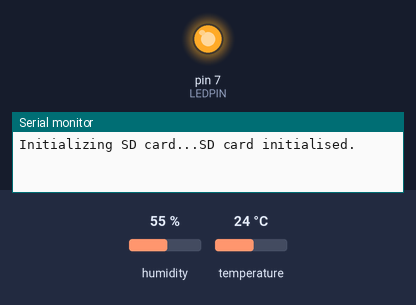
A sketch run on a simulated Arduino Uno, built with avr-gcc and run on an emulated ATmega328P. On the bench: output pins drawn as LEDs (lit = HIGH), the last lines printed to the serial monitor. Inputs (shaded band) come from the test bench; at power-on: humidity 55 %, temperature 24 °C. The local clock reads 2024-03-15 10:24:30 at power-on unless the sketch sets it; storage starts empty.

Above: at 0.5 s.
At 3.5 s:
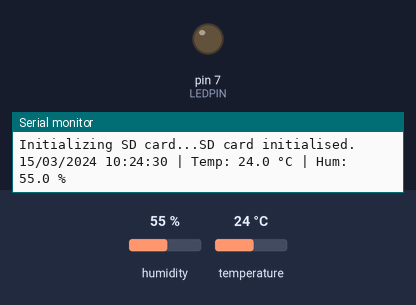
Timing chart, 0 to 7.9 s (numbered marks = the images above):
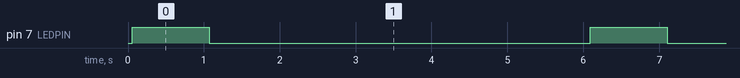

Measured:
- by itself, pin 7 (LEDPIN): alternates HIGH for 1.0 s and LOW for 5.0 s

The sketch:

DataLogging_DHT11.ino
```cpp
/* DATA LOGGING with Arduino

BRIEF:
Log data (in .CSV format) from a
DHT11 sensor (humidity and temperature) onto an SDcard.
Each entry includes date and time information provided
by an RTC module, recorded every 5 seconds (modifiable).

HARDWARE:
Arduino UNO
SD Card Module
RTC Module
DHT11 sensor
LED
Resistor 202ohms

*/

#include <Wire.h>
#include <RTClib.h>
#include <SD.h>
#include <SPI.h>
#include "DHT.h"

#define DHTPIN 2           // DHT11 data pin
#define DHTTYPE DHT11      // DHT 11
#define CSPIN 10           // SD card CS pin
#define LEDPIN 7           // Status LED pin

DHT dht(DHTPIN, DHTTYPE); // create dht object of class DHT
RTC_DS3231 rtc; // create rtc object of class RTC_DS3231
File dataFile; // create dataFile of class File

void setup() {
  Serial.begin(9600);
  dht.begin();
  Wire.begin();
  pinMode(LEDPIN, OUTPUT);
  digitalWrite(LEDPIN, LOW);

  // Initialise RTC
  if (!rtc.begin()) {
    Serial.println("Couldn't find RTC");
    while (1);
  }
  if (rtc.lostPower()) {
    Serial.println("RTC lost power, setting the time!");
    rtc.adjust(DateTime(F(__DATE__), F(__TIME__)));
  }

  // Initialise SD card
  Serial.print("Initializing SD card...");
  if (!SD.begin(CSPIN)) {
    Serial.println("Card failed or not present!");
    while (1);
  }
  Serial.println("SD card initialised.");

  // Create / open log file
  dataFile = SD.open("DATALOG.CSV", FILE_WRITE);
  if (dataFile) {
    dataFile.println("Date,Time,Temperature (°C),Humidity (%)");
    dataFile.close();
  }
}

void loop() {
  DateTime now = rtc.now();
  float h = dht.readHumidity();
  float t = dht.readTemperature();

  if (isnan(h) || isnan(t)) {
    Serial.println("Failed to read from DHT sensor!");
    delay(2000);
    return;
  }

  // Format date and time
  char dateBuffer[12];
  sprintf(dateBuffer, "%02d/%02d/%04d", now.day(), now.month(), now.year());
  char timeBuffer[10];
  sprintf(timeBuffer, "%02d:%02d:%02d", now.hour(), now.minute(), now.second());

  // Turn on LED before writing
  digitalWrite(LEDPIN, HIGH);

  // Write to SD card
  dataFile = SD.open("DATALOG.CSV", FILE_WRITE);
  if (dataFile) {
    dataFile.print(dateBuffer);
    dataFile.print(",");
    dataFile.print(timeBuffer);
    dataFile.print(",");
    dataFile.print(t, 1);
    dataFile.print(",");
    dataFile.println(h, 1);
    dataFile.close();

    // Keep LED on for a second to show success
    delay(1000);
  } else {
    Serial.println("Error opening datalog file!");
    // Blink LED quickly 3 times to indicate an error
    for (int i = 0; i < 3; i++) {
      digitalWrite(LEDPIN, HIGH);
      delay(150);
      digitalWrite(LEDPIN, LOW);
      delay(150);
    }
  }

  // Turn off LED after recording
  digitalWrite(LEDPIN, LOW);

  // Print to Serial Monitor
  Serial.print(dateBuffer);
  Serial.print(" ");
  Serial.print(timeBuffer);
  Serial.print(" | Temp: ");
  Serial.print(t, 1);
  Serial.print(" °C | Hum: ");
  Serial.print(h, 1);
  Serial.println(" %");

  delay(5000); // Log every 5 seconds
}
```
